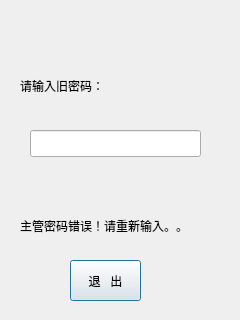
<?xml version="1.0" encoding="UTF-8"?>
<ui version="4.0">
 <class>CheckPswDialog</class>
 <widget class="QDialog" name="CheckPswDialog">
  <property name="geometry">
   <rect>
    <x>0</x>
    <y>0</y>
    <width>240</width>
    <height>320</height>
   </rect>
  </property>
  <property name="windowTitle">
   <string>Dialog</string>
  </property>
  <widget class="QLineEdit" name="lineEdit">
   <property name="geometry">
    <rect>
     <x>30</x>
     <y>130</y>
     <width>171</width>
     <height>27</height>
    </rect>
   </property>
   <property name="maxLength">
    <number>6</number>
   </property>
   <property name="echoMode">
    <enum>QLineEdit::Password</enum>
   </property>
  </widget>
  <widget class="QLabel" name="label">
   <property name="geometry">
    <rect>
     <x>20</x>
     <y>70</y>
     <width>181</width>
     <height>31</height>
    </rect>
   </property>
   <property name="text">
    <string>请输入旧密码：</string>
   </property>
  </widget>
  <widget class="QLabel" name="label_2">
   <property name="geometry">
    <rect>
     <x>20</x>
     <y>210</y>
     <width>211</width>
     <height>31</height>
    </rect>
   </property>
   <property name="text">
    <string>主管密码错误！请重新输入。。</string>
   </property>
  </widget>
  <widget class="QPushButton" name="pushButton">
   <property name="geometry">
    <rect>
     <x>70</x>
     <y>260</y>
     <width>71</width>
     <height>41</height>
    </rect>
   </property>
   <property name="text">
    <string>退   出</string>
   </property>
  </widget>
 </widget>
 <resources/>
 <connections/>
</ui>
